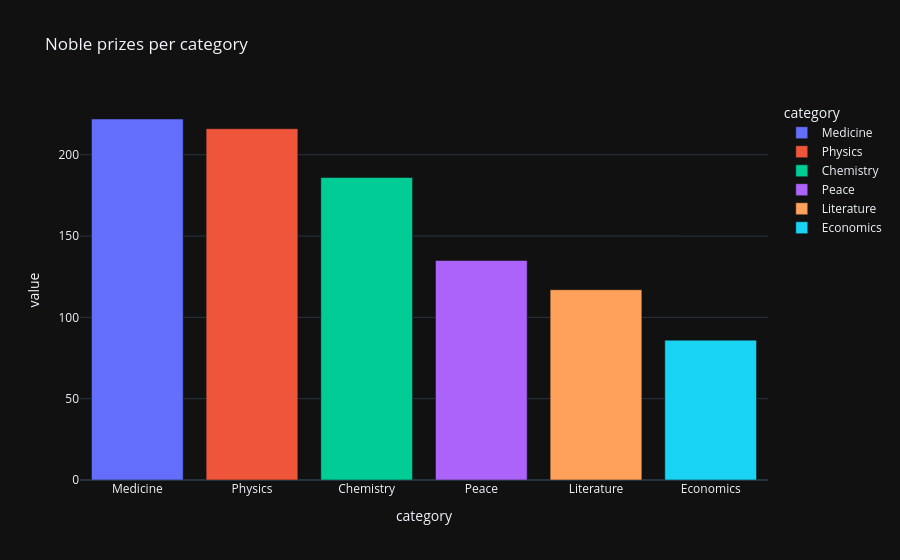

The notebook cell this image was saved under:
### Markdown cell above
**Challenge**: 
* When was the first prize in the field of Economics awarded?
* Who did the prize go to?

### Code cell
fig = px.bar(data_frame=cat_count_.T, title='Noble prizes per category', orientation='v', labels=cat_count_.T.index, color=cat_count_.T.index)
fig.show()

### Figure 1 — Plotly figure (JSON) as saved in the notebook; plotly's stock layout.template omitted (floating-point values rounded to 4 significant figures)
{"data": [{"hovertemplate": "category=%{x}<br>value=%{y}<extra></extra>", "legendgroup": "Medicine", "marker": {"color": "#636efa", "pattern": {"shape": ""}}, "name": "Medicine", "orientation": "v", "showlegend": true, "textposition": "auto", "x": ["Medicine"], "xaxis": "x", "y": [222], "yaxis": "y", "type": "bar"}, {"hovertemplate": "category=%{x}<br>value=%{y}<extra></extra>", "legendgroup": "Physics", "marker": {"color": "#EF553B", "pattern": {"shape": ""}}, "name": "Physics", "orientation": "v", "showlegend": true, "textposition": "auto", "x": ["Physics"], "xaxis": "x", "y": [216], "yaxis": "y", "type": "bar"}, {"hovertemplate": "category=%{x}<br>value=%{y}<extra></extra>", "legendgroup": "Chemistry", "marker": {"color": "#00cc96", "pattern": {"shape": ""}}, "name": "Chemistry", "orientation": "v", "showlegend": true, "textposition": "auto", "x": ["Chemistry"], "xaxis": "x", "y": [186], "yaxis": "y", "type": "bar"}, {"hovertemplate": "category=%{x}<br>value=%{y}<extra></extra>", "legendgroup": "Peace", "marker": {"color": "#ab63fa", "pattern": {"shape": ""}}, "name": "Peace", "orientation": "v", "showlegend": true, "textposition": "auto", "x": ["Peace"], "xaxis": "x", "y": [135], "yaxis": "y", "type": "bar"}, {"hovertemplate": "category=%{x}<br>value=%{y}<extra></extra>", "legendgroup": "Literature", "marker": {"color": "#FFA15A", "pattern": {"shape": ""}}, "name": "Literature", "orientation": "v", "showlegend": true, "textposition": "auto", "x": ["Literature"], "xaxis": "x", "y": [117], "yaxis": "y", "type": "bar"}, {"hovertemplate": "category=%{x}<br>value=%{y}<extra></extra>", "legendgroup": "Economics", "marker": {"color": "#19d3f3", "pattern": {"shape": ""}}, "name": "Economics", "orientation": "v", "showlegend": true, "textposition": "auto", "x": ["Economics"], "xaxis": "x", "y": [86], "yaxis": "y", "type": "bar"}], "layout": {"xaxis": {"anchor": "y", "domain": [0.0, 1.0], "title": {"text": "category"}, "categoryorder": "array", "categoryarray": ["Medicine", "Physics", "Chemistry", "Peace", "Literature", "Economics"]}, "yaxis": {"anchor": "x", "domain": [0.0, 1.0], "title": {"text": "value"}}, "legend": {"title": {"text": "category"}, "tracegroupgap": 0}, "title": {"text": "Noble prizes per category"}, "barmode": "relative"}}
